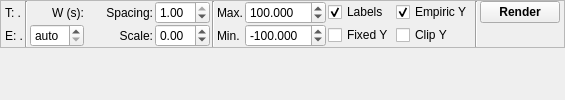
  <widget class="QWidget" name="centralwidget">
   <property name="sizePolicy">
    <sizepolicy hsizetype="Expanding" vsizetype="Preferred">
     <horstretch>0</horstretch>
     <verstretch>0</verstretch>
    </sizepolicy>
   </property>
   <layout class="QVBoxLayout" name="verticalLayout" stretch="1,2,10">
    <property name="spacing">
     <number>0</number>
    </property>
    <property name="leftMargin">
     <number>0</number>
    </property>
    <property name="topMargin">
     <number>0</number>
    </property>
    <property name="rightMargin">
     <number>0</number>
    </property>
    <property name="bottomMargin">
     <number>0</number>
    </property>
    <item>
     <widget class="QFrame" name="ctrframe">
      <property name="sizePolicy">
       <sizepolicy hsizetype="Expanding" vsizetype="Preferred">
        <horstretch>0</horstretch>
        <verstretch>0</verstretch>
       </sizepolicy>
      </property>
      <property name="frameShape">
       <enum>QFrame::Shape::StyledPanel</enum>
      </property>
      <property name="frameShadow">
       <enum>QFrame::Shadow::Raised</enum>
      </property>
      <layout class="QGridLayout" name="gridLayout" columnstretch="0,0,0,0,0,0,0,0,0,0,0,0,0">
       <property name="leftMargin">
        <number>4</number>
       </property>
       <property name="topMargin">
        <number>0</number>
       </property>
       <property name="rightMargin">
        <number>4</number>
       </property>
       <property name="bottomMargin">
        <number>0</number>
       </property>
       <property name="horizontalSpacing">
        <number>2</number>
       </property>
       <property name="verticalSpacing">
        <number>0</number>
       </property>
       <!-- col 0: time/epoch info -->
       <item row="0" column="0">
        <widget class="QLabel" name="lbl_twin">
         <property name="text">
          <string>T: .</string>
         </property>
        </widget>
       </item>
       <item row="1" column="0">
        <widget class="QLabel" name="lbl_ewin">
         <property name="text">
          <string>E: .</string>
         </property>
        </widget>
       </item>
       <!-- col 1: separator — info | nav -->
       <item row="0" column="1" rowspan="2">
        <widget class="QFrame" name="sep_info_nav">
         <property name="frameShadow">
          <enum>QFrame::Shadow::Sunken</enum>
         </property>
         <property name="frameShape">
          <enum>QFrame::Shape::VLine</enum>
         </property>
        </widget>
       </item>
       <!-- col 2: window navigation -->
       <item row="0" column="2">
        <widget class="QLabel" name="label_jump_width">
         <property name="text">
          <string>W (s):</string>
         </property>
         <property name="alignment">
          <set>Qt::AlignmentFlag::AlignRight|Qt::AlignmentFlag::AlignTrailing|Qt::AlignmentFlag::AlignVCenter</set>
         </property>
         <property name="toolTip">
          <string>Fixed window width when jumping to an annotation (0 = auto)</string>
         </property>
        </widget>
       </item>
       <item row="1" column="2">
        <widget class="QDoubleSpinBox" name="spin_jump_width">
         <property name="minimumWidth">
          <number>52</number>
         </property>
         <property name="toolTip">
          <string>Fixed window width in seconds when jumping to an annotation instance (0 = auto-fit)</string>
         </property>
         <property name="specialValueText">
          <string>auto</string>
         </property>
         <property name="decimals">
          <number>0</number>
         </property>
         <property name="minimum">
          <double>0.000000000000000</double>
         </property>
         <property name="maximum">
          <double>3600.000000000000000</double>
         </property>
         <property name="singleStep">
          <double>5.000000000000000</double>
         </property>
         <property name="value">
          <double>0.000000000000000</double>
         </property>
        </widget>
       </item>
       <!-- col 3: expanding spacer — absorbs extra window width -->
       <item row="0" column="3" rowspan="2">
        <spacer name="toolbar_h_spacer">
         <property name="orientation">
          <enum>Qt::Horizontal</enum>
         </property>
         <property name="sizeHint" stdset="0">
          <size>
           <width>20</width>
           <height>20</height>
          </size>
         </property>
        </spacer>
       </item>
       <!-- col 4: Spacing / Scale labels -->
       <item row="0" column="4">
        <widget class="QLabel" name="label_spacing">
         <property name="text">
          <string>Spacing:</string>
         </property>
         <property name="alignment">
          <set>Qt::AlignmentFlag::AlignRight|Qt::AlignmentFlag::AlignTrailing|Qt::AlignmentFlag::AlignVCenter</set>
         </property>
        </widget>
       </item>
       <item row="1" column="4">
        <widget class="QLabel" name="label_scale">
         <property name="layoutDirection">
          <enum>Qt::LayoutDirection::LeftToRight</enum>
         </property>
         <property name="text">
          <string>Scale:</string>
         </property>
         <property name="alignment">
          <set>Qt::AlignmentFlag::AlignRight|Qt::AlignmentFlag::AlignTrailing|Qt::AlignmentFlag::AlignVCenter</set>
         </property>
        </widget>
       </item>
       <!-- col 5: spin_spacing / spin_scale -->
       <item row="0" column="5">
        <widget class="QDoubleSpinBox" name="spin_spacing">
         <property name="maximum">
          <double>1.000000000000000</double>
         </property>
         <property name="singleStep">
          <double>0.050000000000000</double>
         </property>
         <property name="value">
          <double>1.000000000000000</double>
         </property>
        </widget>
       </item>
       <item row="1" column="5">
        <widget class="QDoubleSpinBox" name="spin_scale">
         <property name="minimum">
          <double>-2.000000000000000</double>
         </property>
         <property name="maximum">
          <double>2.000000000000000</double>
         </property>
         <property name="singleStep">
          <double>0.100000000000000</double>
         </property>
        </widget>
       </item>
       <!-- col 6: separator — display | y-axis -->
       <item row="0" column="6" rowspan="2">
        <widget class="QFrame" name="sep_disp_yaxis">
         <property name="frameShadow">
          <enum>QFrame::Shadow::Sunken</enum>
         </property>
         <property name="frameShape">
          <enum>QFrame::Shape::VLine</enum>
         </property>
        </widget>
       </item>
       <!-- col 7: Max. / Min. labels -->
       <item row="0" column="7">
        <widget class="QLabel" name="label_11">
         <property name="text">
          <string>Max.</string>
         </property>
        </widget>
       </item>
       <item row="1" column="7">
        <widget class="QLabel" name="label_12">
         <property name="text">
          <string>Min.</string>
         </property>
        </widget>
       </item>
       <!-- col 8: spin_fixed_max / spin_fixed_min -->
       <item row="0" column="8">
        <widget class="QDoubleSpinBox" name="spin_fixed_max">
         <property name="decimals">
          <number>3</number>
         </property>
         <property name="minimum">
          <double>-1000.000000000000000</double>
         </property>
         <property name="maximum">
          <double>1000.000000000000000</double>
         </property>
         <property name="singleStep">
          <double>10.000000000000000</double>
         </property>
         <property name="value">
          <double>100.000000000000000</double>
         </property>
        </widget>
       </item>
       <item row="1" column="8">
        <widget class="QDoubleSpinBox" name="spin_fixed_min">
         <property name="decimals">
          <number>3</number>
         </property>
         <property name="minimum">
          <double>-1000.000000000000000</double>
         </property>
         <property name="maximum">
          <double>1000.000000000000000</double>
         </property>
         <property name="singleStep">
          <double>10.000000000000000</double>
         </property>
         <property name="value">
          <double>-100.000000000000000</double>
         </property>
        </widget>
       </item>
       <!-- col 9: Labels / Fixed Y -->
       <item row="0" column="9">
        <widget class="QCheckBox" name="check_labels">
         <property name="text">
          <string>Labels</string>
         </property>
         <property name="checked">
          <bool>true</bool>
         </property>
        </widget>
       </item>
       <item row="1" column="9">
        <widget class="QCheckBox" name="radio_fixedscale">
         <property name="text">
          <string>Fixed Y</string>
         </property>
        </widget>
       </item>
       <!-- col 10: Empiric Y / Clip Y -->
       <item row="0" column="10">
        <widget class="QCheckBox" name="radio_empiric">
         <property name="text">
          <string>Empiric Y</string>
         </property>
         <property name="checked">
          <bool>true</bool>
         </property>
        </widget>
       </item>
       <item row="1" column="10">
        <widget class="QCheckBox" name="radio_clip">
         <property name="text">
          <string>Clip Y</string>
         </property>
        </widget>
       </item>
       <!-- col 11: separator — y-axis | render -->
       <item row="0" column="11" rowspan="2">
        <widget class="QFrame" name="sep_yaxis_render">
         <property name="frameShadow">
          <enum>QFrame::Shadow::Sunken</enum>
         </property>
         <property name="frameShape">
          <enum>QFrame::Shape::VLine</enum>
         </property>
        </widget>
       </item>
       <!-- col 12: Render (row 1 col 12 = Line, added from Python) -->
       <item row="0" column="12">
        <widget class="QPushButton" name="butt_render">
         <property name="font">
          <font>
           <bold>true</bold>
          </font>
         </property>
         <property name="text">
          <string>Render</string>
         </property>
         <property name="flat">
          <bool>false</bool>
         </property>
        </widget>
       </item>
      </layout>
     </widget>
    </item>
    <item>
     <widget class="PlotWidget" name="pgh" native="true"/>
    </item>
    <item>
     <widget class="PlotWidget" name="pg1" native="true"/>
    </item>
   </layout>
  </widget>
